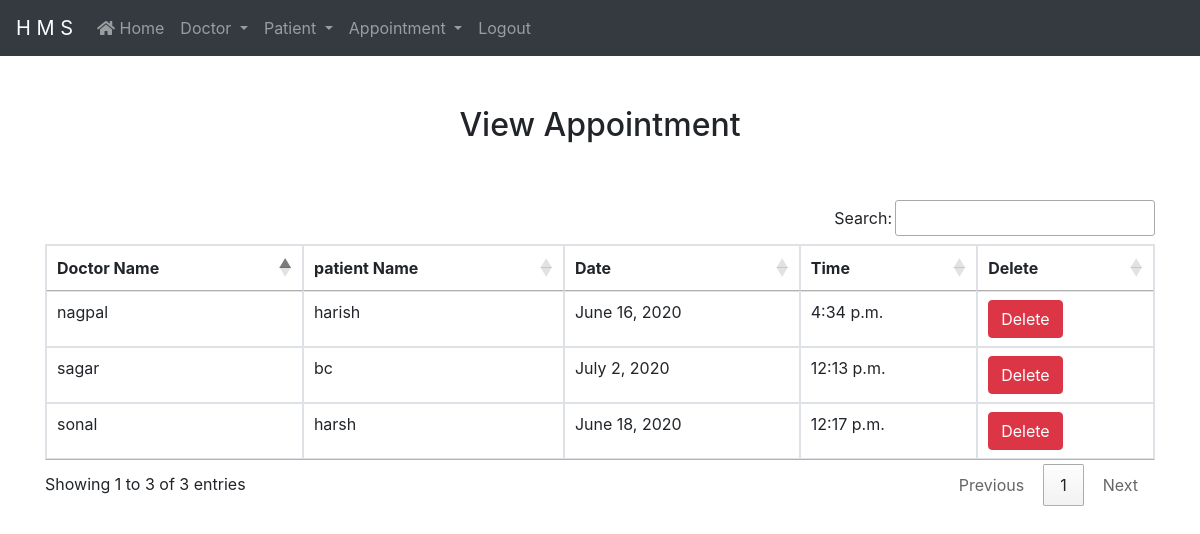
The app's page /view_appointment/ (signed in), older data.
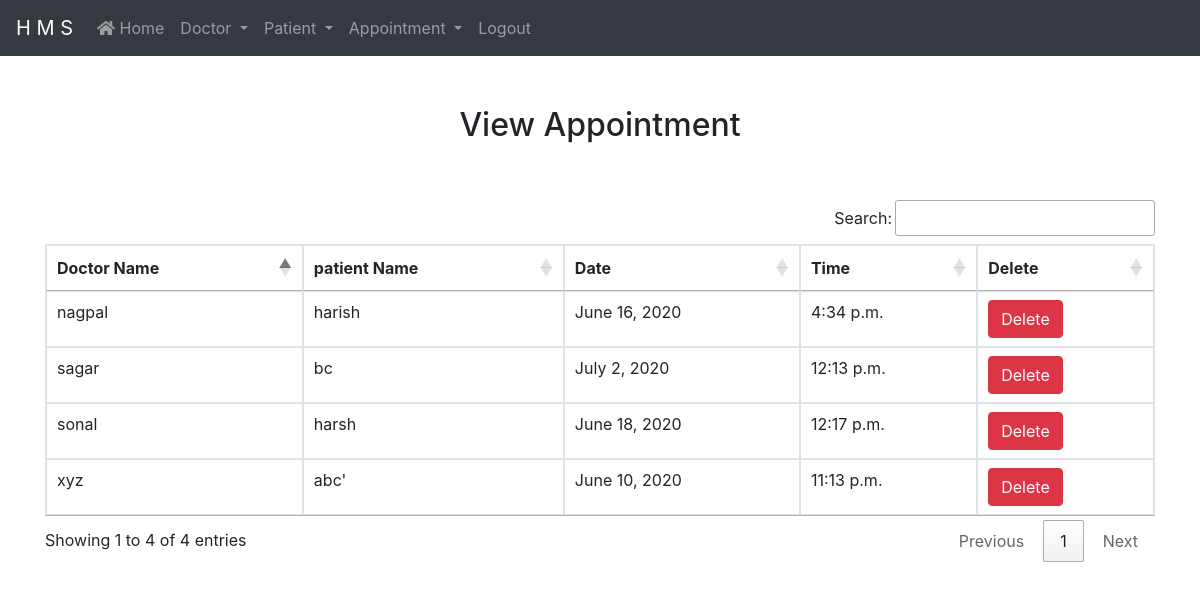
The same page, newer data.
### hms/models.py (models this page shows, shortened)
class appointmentmodel(models.Model):
    doctor = models.ForeignKey(doctormodel, on_delete=models.CASCADE)
    patient = models.ForeignKey(patientmodel, on_delete=models.CASCADE)
    date1 = models.DateField()
    time1 = models.TimeField()

class doctormodel(models.Model):
    name = models.CharField(max_length=30)
    lastname = models.CharField(max_length=30)
    contact = models.IntegerField(unique=True)
    speciality = models.CharField(max_length=50)
    def __str__(self):
        return self.name

class patientmodel(models.Model):
    name = models.CharField(max_length=30)
    lastname = models.CharField(max_length=30)
    gender = models.CharField(max_length=10, default=False)
    contact = models.IntegerField(unique=True)
    address = models.CharField(max_length=200)
    def __str__(self):
        return self.name

### hms/views.py (the view)
# urls.py: path('view_appointment/', views.view_appointment, name="view_appointment"),
def view_appointment(request):
    if not request.user.is_staff:
        return redirect('login')
    appoint = appointmentmodel.objects.all()
    d = {'appoint':appoint}
    return render(request,'view_appointment.html',d)

### templates/view_appointment.html
{% extends 'nav-common.html' %}
{% load static %}
{% block body %}
    <div class="container" style="margin-top: 50px">
        <h2 class="text-center">View Appointment</h2>
        <br><br>
            <table class="table table-hover table-bordered table-responsive-lg" id="example">
                <thead>
                    <tr>
                        <th>
                           Doctor Name
                        </th>
                        <th>
                            patient Name
                        </th>
                        <th>
                            Date
                        </th>
                        <th>
                            Time
                        </th>
                        <th>
                            Delete
                        </th>
                    </tr>
                </thead>
                <tbody>
                    {% for i in appoint %}
                        <tr>
                        <td>{{ i.doctor }}</td>
                        <td>{{ i.patient }}</td>
                        <td>{{ i.date1 }}</td>
                        <td>{{ i.time1 }}</td>
                            <td><a href="{% url 'delete_appointment' i.id %}" onclick="return confirm('Are you really Want to Delete')" class="btn btn-danger"> Delete</a></td>
                        </tr>
                    {% endfor %}
                </tbody>
            </table>
    </div>
{% endblock %}

Row changes from the older to the newer data that the page shows:
added appointmentmodel: doctor "xyz", patient "abc'", date1 "June 10, 2020", time1 "11:13 p.m."
Text that changed along with them:
text written by a page script: "Search: Showing 1 to 3 of 3 entries Previous 1 Next" → "Search: Showing 1 to 4 of 4 entries Previous 1 Next"
